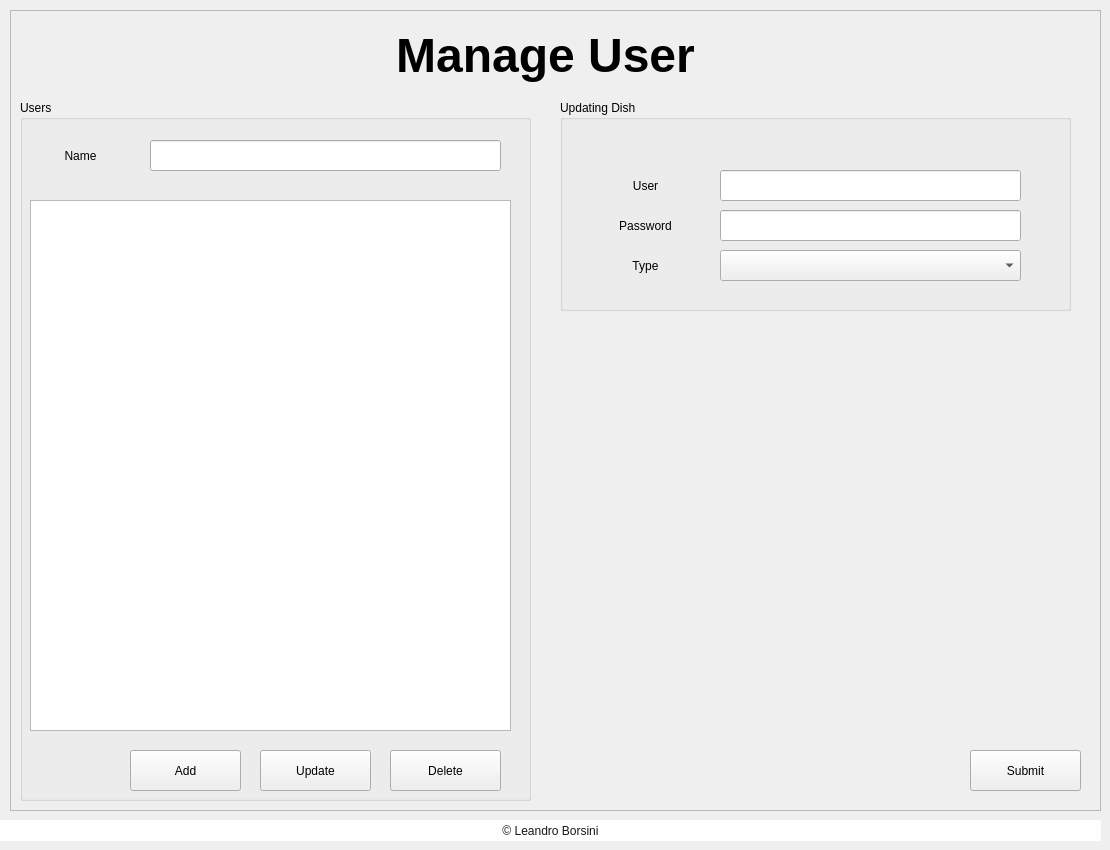
    <widget class="QWidget" name="pag_manageUser">
     <widget class="QFrame" name="frame_createMenu_5">
      <property name="geometry">
       <rect>
        <x>10</x>
        <y>10</y>
        <width>1091</width>
        <height>801</height>
       </rect>
      </property>
      <property name="frameShape">
       <enum>QFrame::StyledPanel</enum>
      </property>
      <property name="frameShadow">
       <enum>QFrame::Raised</enum>
      </property>
      <widget class="QGroupBox" name="groupBox_15">
       <property name="geometry">
        <rect>
         <x>10</x>
         <y>90</y>
         <width>511</width>
         <height>701</height>
        </rect>
       </property>
       <property name="title">
        <string>Users</string>
       </property>
       <widget class="QListWidget" name="lst_main_vegan_7">
        <property name="geometry">
         <rect>
          <x>10</x>
          <y>100</y>
          <width>481</width>
          <height>531</height>
         </rect>
        </property>
       </widget>
       <widget class="QPushButton" name="btn_main_preView_9">
        <property name="geometry">
         <rect>
          <x>240</x>
          <y>650</y>
          <width>111</width>
          <height>41</height>
         </rect>
        </property>
        <property name="text">
         <string>Update</string>
        </property>
       </widget>
       <widget class="QPushButton" name="btn_main_preView_10">
        <property name="geometry">
         <rect>
          <x>370</x>
          <y>650</y>
          <width>111</width>
          <height>41</height>
         </rect>
        </property>
        <property name="text">
         <string>Delete</string>
        </property>
       </widget>
       <widget class="QPushButton" name="btn_main_preView_11">
        <property name="geometry">
         <rect>
          <x>110</x>
          <y>650</y>
          <width>111</width>
          <height>41</height>
         </rect>
        </property>
        <property name="text">
         <string>Add</string>
        </property>
       </widget>
       <widget class="QLabel" name="label_47">
        <property name="geometry">
         <rect>
          <x>10</x>
          <y>40</y>
          <width>101</width>
          <height>31</height>
         </rect>
        </property>
        <property name="text">
         <string>Name</string>
        </property>
        <property name="alignment">
         <set>Qt::AlignCenter</set>
        </property>
       </widget>
       <widget class="QLineEdit" name="entry_user_login_7">
        <property name="geometry">
         <rect>
          <x>130</x>
          <y>40</y>
          <width>351</width>
          <height>31</height>
         </rect>
        </property>
        <property name="font">
         <font>
          <pointsize>14</pointsize>
         </font>
        </property>
        <property name="text">
         <string/>
        </property>
        <property name="echoMode">
         <enum>QLineEdit::Normal</enum>
        </property>
        <property name="alignment">
         <set>Qt::AlignCenter</set>
        </property>
       </widget>
      </widget>
      <widget class="QPushButton" name="btn_main_submit_7">
       <property name="geometry">
        <rect>
         <x>960</x>
         <y>740</y>
         <width>111</width>
         <height>41</height>
        </rect>
       </property>
       <property name="text">
        <string>Submit</string>
       </property>
      </widget>
      <widget class="QLabel" name="label_41">
       <property name="geometry">
        <rect>
         <x>20</x>
         <y>10</y>
         <width>1031</width>
         <height>71</height>
        </rect>
       </property>
       <property name="styleSheet">
        <string notr="true">/* Estilo para el label principal */
QLabel {
    background-color: transparent;
    
	color: rgb(0, 0, 0);
    font-size: 48px;
    font-weight: bold;
    font: 75 48pt &quot;Segoe Script&quot;;
}</string>
       </property>
       <property name="text">
        <string>Manage User</string>
       </property>
       <property name="alignment">
        <set>Qt::AlignCenter</set>
       </property>
      </widget>
      <widget class="QGroupBox" name="groupBox_16">
       <property name="geometry">
        <rect>
         <x>550</x>
         <y>90</y>
         <width>511</width>
         <height>211</height>
        </rect>
       </property>
       <property name="title">
        <string>Updating Dish</string>
       </property>
       <widget class="QLabel" name="label_43">
        <property name="geometry">
         <rect>
          <x>20</x>
          <y>70</y>
          <width>131</width>
          <height>31</height>
         </rect>
        </property>
        <property name="text">
         <string>User</string>
        </property>
        <property name="alignment">
         <set>Qt::AlignCenter</set>
        </property>
       </widget>
       <widget class="QLabel" name="label_44">
        <property name="geometry">
         <rect>
          <x>20</x>
          <y>110</y>
          <width>131</width>
          <height>31</height>
         </rect>
        </property>
        <property name="text">
         <string>Password</string>
        </property>
        <property name="alignment">
         <set>Qt::AlignCenter</set>
        </property>
       </widget>
       <widget class="QLabel" name="label_45">
        <property name="geometry">
         <rect>
          <x>20</x>
          <y>150</y>
          <width>131</width>
          <height>31</height>
         </rect>
        </property>
        <property name="text">
         <string>Type</string>
        </property>
        <property name="alignment">
         <set>Qt::AlignCenter</set>
        </property>
       </widget>
       <widget class="QComboBox" name="cmb_main_special_12">
        <property name="geometry">
         <rect>
          <x>160</x>
          <y>150</y>
          <width>301</width>
          <height>31</height>
         </rect>
        </property>
       </widget>
       <widget class="QLineEdit" name="entry_user_login_8">
        <property name="geometry">
         <rect>
          <x>160</x>
          <y>70</y>
          <width>301</width>
          <height>31</height>
         </rect>
        </property>
        <property name="font">
         <font>
          <pointsize>14</pointsize>
         </font>
        </property>
        <property name="text">
         <string/>
        </property>
        <property name="echoMode">
         <enum>QLineEdit::Normal</enum>
        </property>
        <property name="alignment">
         <set>Qt::AlignCenter</set>
        </property>
       </widget>
       <widget class="QLineEdit" name="entry_user_login_9">
        <property name="geometry">
         <rect>
          <x>160</x>
          <y>110</y>
          <width>301</width>
          <height>31</height>
         </rect>
        </property>
        <property name="font">
         <font>
          <pointsize>14</pointsize>
         </font>
        </property>
        <property name="text">
         <string/>
        </property>
        <property name="echoMode">
         <enum>QLineEdit::Normal</enum>
        </property>
        <property name="alignment">
         <set>Qt::AlignCenter</set>
        </property>
       </widget>
      </widget>
      <widget class="QLabel" name="lbl_image_users">
       <property name="geometry">
        <rect>
         <x>550</x>
         <y>320</y>
         <width>511</width>
         <height>411</height>
        </rect>
       </property>
       <property name="text">
        <string/>
       </property>
       <property name="pixmap">
        <pixmap>../Menu ManagerPro/menu.ico</pixmap>
       </property>
       <property name="alignment">
        <set>Qt::AlignCenter</set>
       </property>
      </widget>
     </widget>
     <widget class="QLabel" name="label_46">
      <property name="geometry">
       <rect>
        <x>0</x>
        <y>820</y>
        <width>1101</width>
        <height>21</height>
       </rect>
      </property>
      <property name="styleSheet">
       <string notr="true">color: rgb(24, 24, 24);
font: 87 8pt &quot;Segoe UI Black&quot;;
border: none;
background-color: #fefefe;</string>
      </property>
      <property name="text">
       <string>© Leandro Borsini</string>
      </property>
      <property name="alignment">
       <set>Qt::AlignCenter</set>
      </property>
     </widget>
    </widget>
